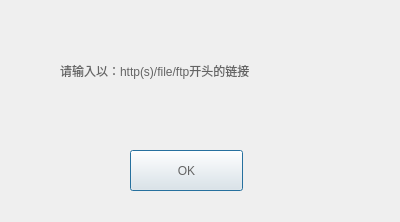
<?xml version="1.0" encoding="UTF-8"?>
<ui version="4.0">
 <class>DialogError</class>
 <widget class="QDialog" name="DialogError">
  <property name="geometry">
   <rect>
    <x>0</x>
    <y>0</y>
    <width>400</width>
    <height>222</height>
   </rect>
  </property>
  <property name="windowTitle">
   <string>Dialog</string>
  </property>
  <property name="styleSheet">
   <string notr="true">background-image: url(:/new/prefix1/yumao.jpg);
color:rgb(100, 100, 100)</string>
  </property>
  <widget class="QPushButton" name="pushButton">
   <property name="geometry">
    <rect>
     <x>130</x>
     <y>150</y>
     <width>113</width>
     <height>41</height>
    </rect>
   </property>
   <property name="text">
    <string>OK</string>
   </property>
   <property name="icon">
    <iconset resource="pictures.qrc">
     <normaloff>:/new/prefix1/300px-040Wigglytuff.png</normaloff>:/new/prefix1/300px-040Wigglytuff.png</iconset>
   </property>
  </widget>
  <widget class="QLabel" name="label">
   <property name="geometry">
    <rect>
     <x>60</x>
     <y>50</y>
     <width>261</width>
     <height>41</height>
    </rect>
   </property>
   <property name="styleSheet">
    <string notr="true">font: 13pt &quot;American Typewriter&quot;;
font: 9pt &quot;Sitka Small&quot;;</string>
   </property>
   <property name="text">
    <string>请输入以：http(s)/file/ftp开头的链接</string>
   </property>
  </widget>
 </widget>
 <resources>
  <include location="pictures.qrc"/>
 </resources>
 <connections/>
</ui>
